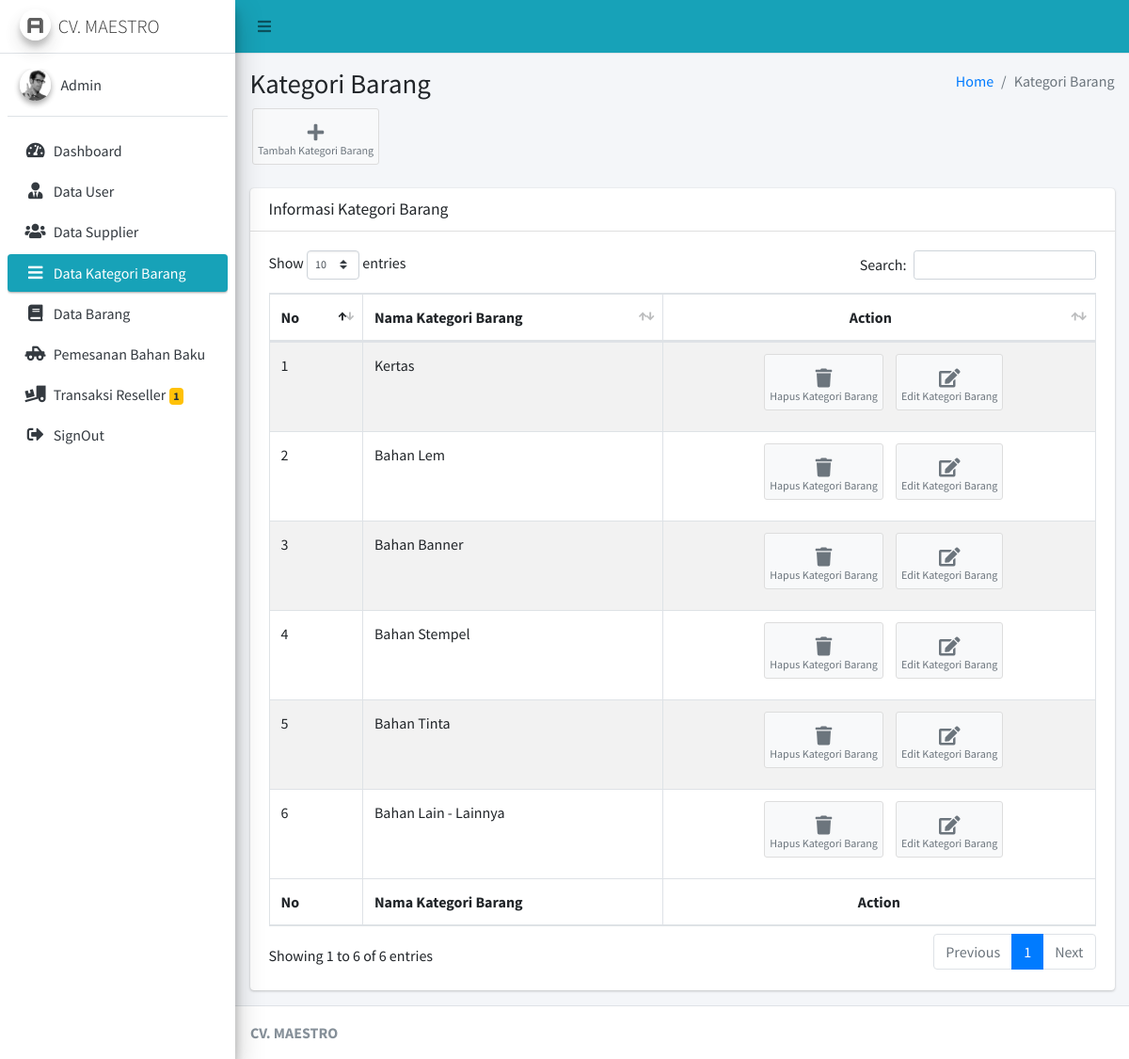
The app's page /Admin/cKategori (signed in), older data.
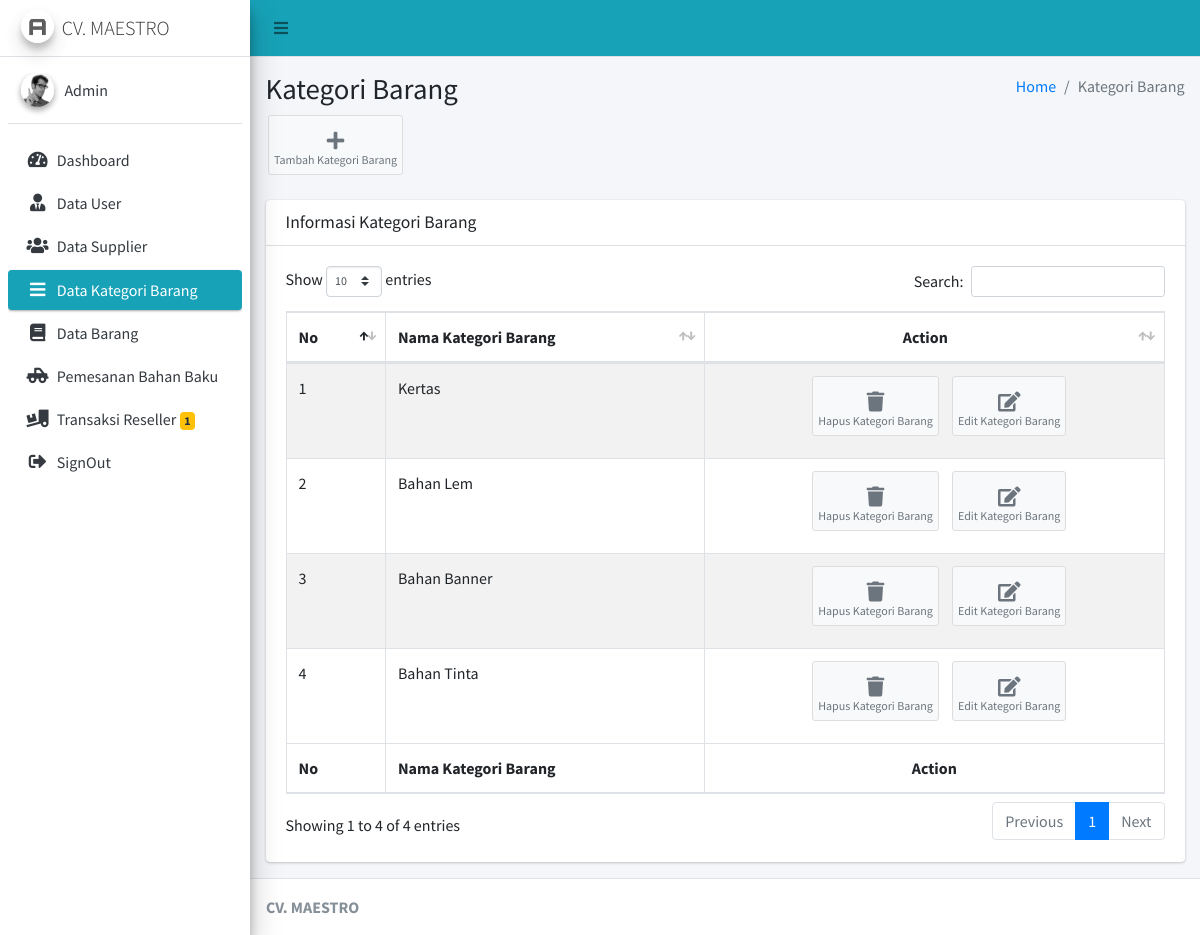
The same page, newer data.
### tables this page shows
CREATE TABLE `kategori_barang` (
  `id_kategori` int(11) NOT NULL,
  `nama_kategori` varchar(125) NOT NULL
);

### application/controllers/Admin/cKategori.php (called while the page is built, shortened)
<?php
class cKategori extends CI_Controller
{
	public function __construct()
	{
		$this->load->model('mKategori');
	}
	public function index()
	{
		$data = array(
			'kategori' => $this->mKategori->select()
		);
		$this->load->view('Admin/Layout/head');
		$this->load->view('Admin/Layout/aside');
		$this->load->view('Admin/Kategori/vKategori', $data);
		$this->load->view('Admin/Layout/footer');
	}
}

### index.php (called while the page is built, shortened)
<?php
require_once BASEPATH.'core/CodeIgniter.php';

### application/models/mKategori.php (called while the page is built, shortened)
<?php
class mKategori extends CI_Model
{
	public function select()
	{
		$this->db->select('*');
		$this->db->from('kategori_barang');
		return $this->db->get()->result();
	}
}

### application/views/Admin/Kategori/vKategori.php (the view, shortened to what this page needs)
<div class="content-wrapper">
	<section class="content-header">
		<div class="container-fluid">
			<div class="row mb-2">
				<div class="col-sm-6">
					<h1>Kategori Barang</h1>
				</div>
				<div class="col-sm-6">
					<ol class="breadcrumb float-sm-right">
						<li class="breadcrumb-item"><a href="#">Home</a></li>
						<li class="breadcrumb-item active">Kategori Barang</li>
					</ol>
				</div>
			</div>
		</div>
		<a href="<?= base_url('Admin/cKategori/create') ?>" class="btn btn-app">
			<i class="fas fa-plus"></i> Tambah Kategori Barang
		</a>
	</section>
	<section class="content">
		<div class="container-fluid">
			<div class="row">
				<div class="col-12">
					<div class="card">
						<div class="card-header">
							<h3 class="card-title">Informasi Kategori Barang</h3>
						</div>
						<div class="card-body">
							<table id="example1" class="table table-bordered table-striped">
								<thead>
									<tr>
										<th>No</th>
										<th>Nama Kategori Barang</th>
										<th class="text-center">Action</th>
									</tr>
								</thead>
								<tbody>
									<?php
									$no = 1;
									foreach ($kategori as $key => $value) {
									?>
										<tr>
											<td><?= $no++ ?></td>
											<td><?= $value->nama_kategori ?></td>
											<td class="text-center"> <a href="<?= base_url('Admin/cKategori/delete/' . $value->id_kategori) ?>" class="btn btn-app">
													<i class="fas fa-trash"></i> Hapus Kategori Barang
												</a> <a href="<?= base_url('Admin/cKategori/edit/' . $value->id_kategori) ?>" class="btn btn-app">
													<i class="fas fa-edit"></i> Edit Kategori Barang
												</a></td>
										</tr>
									<?php
									}
									?>
								</tbody>
								<tfoot>
									<tr>
										<th>No</th>
										<th>Nama Kategori Barang</th>
										<th class="text-center">Action</th>
									</tr>
								</tfoot>
							</table>
						</div>
					</div>
				</div>
			</div>
		</div>
	</section>
</div>

Row changes from the older to the newer data that the page shows:
removed kategori_barang: nama_kategori "Bahan Stempel"
removed kategori_barang: nama_kategori "Bahan Lain - Lainnya"
Text that changed along with them:
text written by a page script: "Show entries Search: Showing 1 to 6 of 6 entries Previous 1 Next" → "Show entries Search: Showing 1 to 4 of 4 entries Previous 1 Next"
